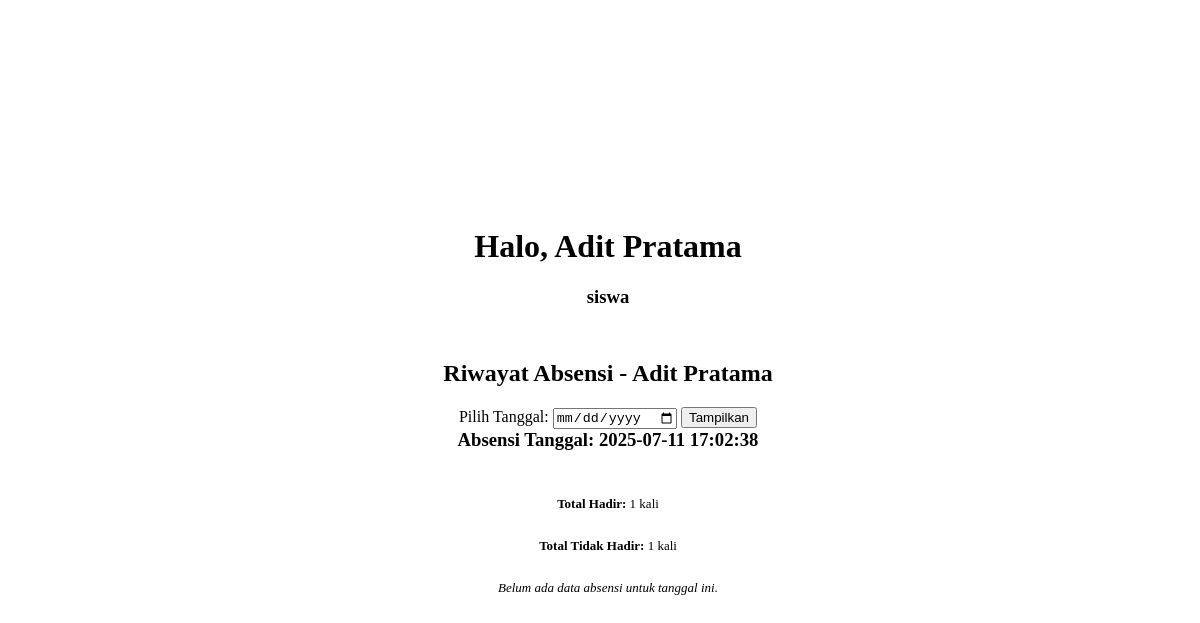
The page /pages/home.php?tanggal=2025-07-11 17:02:38 (signed in) on the database as committed earlier.
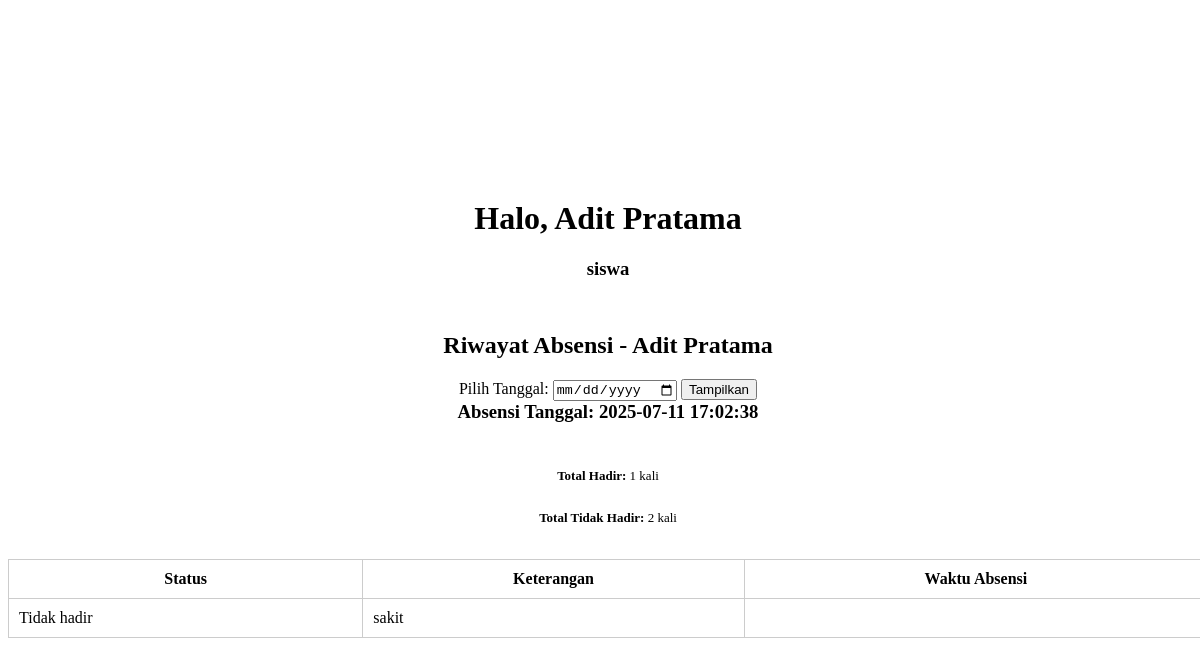
The same page on the database as committed later.
### tables this page shows
CREATE TABLE `absensi` (
  `id` int(11) NOT NULL,
  `tanggal` datetime NOT NULL DEFAULT current_timestamp(),
  `id_siswa` int(11) NOT NULL,
  `status` enum('hadir','tidak hadir') NOT NULL,
  `keterangan` varchar(255) DEFAULT NULL,
  `id_guru` int(11) NOT NULL
);

### pages/home.php (the view, shortened to what this page needs)
<?php
include "../db_conn.php";
$id_siswa = $_SESSION['id'];
$nama_siswa = $_SESSION['nama'];
$tanggal = $_GET['tanggal'] ?? date("Y-m-d");
?>
<!DOCTYPE html>
<html lang="en">
<head>
  <link rel="stylesheet" href="../style/home.css">
</head>
<body>
  <h1>Halo, <?= htmlspecialchars($_SESSION["nama"]) ?></h1>
  <h3><?= htmlspecialchars($_SESSION["role"]) ?></h3>
  <?php if ($_SESSION["role"] === "siswa") { ?>
    <h2>Riwayat Absensi - <?= htmlspecialchars($nama_siswa) ?></h2>
    <form method="get">
        <label>Pilih Tanggal:</label>
        <input type="date" name="tanggal" value="<?= $tanggal ?>">
        <button type="submit">Tampilkan</button>
    </form>
    <h3>Absensi Tanggal: <?= $tanggal ?></h3>
<?php
$query = "SELECT * FROM absensi WHERE id_siswa = '$id_siswa'";
$result = mysqli_query($conn, $query);
$total_hadir = 0;
$total_tidak = 0;
while ($row = mysqli_fetch_assoc($result)) {
    if ($row['status'] == 'hadir') {
        $total_hadir++;
    } else if ($row['status'] == 'tidak hadir') {
        $total_tidak++;
    }
}
?>
<p><strong>Total Hadir:</strong> <?= $total_hadir ?> kali</p>
<p><strong>Total Tidak Hadir:</strong> <?= $total_tidak ?> kali</p>
<?php
$result_hari_ini = mysqli_query($conn, "SELECT * FROM absensi WHERE id_siswa = '$id_siswa' AND tanggal = '$tanggal'");
?>
<?php if (mysqli_num_rows($result_hari_ini) > 0): ?>
    <table>
        <tr>
            <th>Status</th>
            <th>Keterangan</th>
            <th>Waktu Absensi</th>
        </tr>
        <?php while($row = mysqli_fetch_assoc($result_hari_ini)): ?>
            <tr>
                <td><?= ucfirst($row['status']) ?></td>
                <td><?= htmlspecialchars($row['keterangan']) ?></td>
                <td><?= $row['waktu'] ?></td>
            </tr>
        <?php endwhile; ?>
    </table>
<?php else: ?>
    <p><em>Belum ada data absensi untuk tanggal ini.</em></p>
<?php endif; ?>
  <?php } ?>
</body>
</html>

### style/home.css (style rules this page uses)
body { width: 100%; display: flex; flex-direction: column; height: 100vh; justify-content: center; align-items: center; }
h3 { margin-top: 0; margin-bottom: 2rem; }
p { font-size: small; }

### pages/home.php (style rules this page uses)
table { border-collapse: collapse; width: 100%; margin-top: 20px; }
th, td { padding: 10px; border: 1px solid #ccc; }

Rows that differ between the two databases and show on the page:
added absensi: status "Tidak hadir", keterangan "sakit"
Other text that changed with them:
$total_tidak: "1" → "2"
text no longer shown: "Belum ada data absensi untuk tanggal ini."
text now shown: "Status Keterangan Waktu Absensi"
